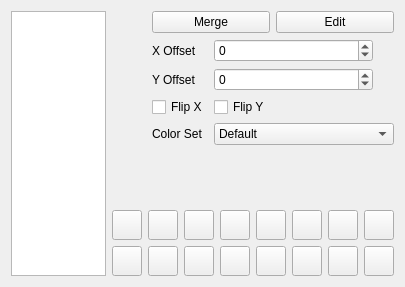
                  <widget class="QWidget" name="Parts">
                   <property name="geometry">
                    <rect>
                     <x>0</x>
                     <y>0</y>
                     <width>405</width>
                     <height>287</height>
                    </rect>
                   </property>
                   <attribute name="label">
                    <string>Parts</string>
                   </attribute>
                   <layout class="QHBoxLayout" name="horizontalLayout_15">
                    <item>
                     <widget class="QListWidget" name="list_frame_parts">
                      <property name="minimumSize">
                       <size>
                        <width>95</width>
                        <height>0</height>
                       </size>
                      </property>
                      <property name="maximumSize">
                       <size>
                        <width>95</width>
                        <height>16777215</height>
                       </size>
                      </property>
                      <property name="selectionMode">
                       <enum>QAbstractItemView::ExtendedSelection</enum>
                      </property>
                     </widget>
                    </item>
                    <item>
                     <layout class="QVBoxLayout" name="verticalLayout_7" stretch="0,0,1">
                      <item>
                       <layout class="QHBoxLayout" name="horizontalLayout_13">
                        <item>
                         <layout class="QVBoxLayout" name="verticalLayout_5">
                          <item>
                           <widget class="QPushButton" name="bt_add_frame_part">
                            <property name="enabled">
                             <bool>true</bool>
                            </property>
                            <property name="minimumSize">
                             <size>
                              <width>34</width>
                              <height>34</height>
                             </size>
                            </property>
                            <property name="maximumSize">
                             <size>
                              <width>34</width>
                              <height>34</height>
                             </size>
                            </property>
                            <property name="styleSheet">
                             <string notr="true">background: none;
border: none;</string>
                            </property>
                            <property name="text">
                             <string/>
                            </property>
                            <property name="icon">
                             <iconset resource="../assets/icons/icons.qrc">
                              <normaloff>:/icons_general/add.png</normaloff>:/icons_general/add.png</iconset>
                            </property>
                            <property name="iconSize">
                             <size>
                              <width>32</width>
                              <height>32</height>
                             </size>
                            </property>
                            <property name="checked">
                             <bool>false</bool>
                            </property>
                           </widget>
                          </item>
                          <item>
                           <widget class="QPushButton" name="bt_remove_frame_part">
                            <property name="enabled">
                             <bool>true</bool>
                            </property>
                            <property name="minimumSize">
                             <size>
                              <width>34</width>
                              <height>34</height>
                             </size>
                            </property>
                            <property name="maximumSize">
                             <size>
                              <width>34</width>
                              <height>34</height>
                             </size>
                            </property>
                            <property name="styleSheet">
                             <string notr="true">background: none;
border: none;</string>
                            </property>
                            <property name="text">
                             <string/>
                            </property>
                            <property name="icon">
                             <iconset resource="../assets/icons/icons.qrc">
                              <normaloff>:/icons_general/trash-can.png</normaloff>:/icons_general/trash-can.png</iconset>
                            </property>
                            <property name="iconSize">
                             <size>
                              <width>32</width>
                              <height>32</height>
                             </size>
                            </property>
                            <property name="checked">
                             <bool>false</bool>
                            </property>
                           </widget>
                          </item>
                          <item>
                           <widget class="QPushButton" name="bt_frame_part_up">
                            <property name="enabled">
                             <bool>true</bool>
                            </property>
                            <property name="minimumSize">
                             <size>
                              <width>34</width>
                              <height>34</height>
                             </size>
                            </property>
                            <property name="maximumSize">
                             <size>
                              <width>34</width>
                              <height>34</height>
                             </size>
                            </property>
                            <property name="styleSheet">
                             <string notr="true">background: none;
border: none;</string>
                            </property>
                            <property name="text">
                             <string/>
                            </property>
                            <property name="icon">
                             <iconset resource="../assets/icons/icons.qrc">
                              <normaloff>:/icons_general/up-arrow.png</normaloff>:/icons_general/up-arrow.png</iconset>
                            </property>
                            <property name="iconSize">
                             <size>
                              <width>32</width>
                              <height>32</height>
                             </size>
                            </property>
                            <property name="checked">
                             <bool>false</bool>
                            </property>
                           </widget>
                          </item>
                          <item>
                           <widget class="QPushButton" name="bt_frame_part_down">
                            <property name="enabled">
                             <bool>true</bool>
                            </property>
                            <property name="minimumSize">
                             <size>
                              <width>34</width>
                              <height>34</height>
                             </size>
                            </property>
                            <property name="maximumSize">
                             <size>
                              <width>34</width>
                              <height>34</height>
                             </size>
                            </property>
                            <property name="styleSheet">
                             <string notr="true">background: none;
border: none;</string>
                            </property>
                            <property name="text">
                             <string/>
                            </property>
                            <property name="icon">
                             <iconset resource="../assets/icons/icons.qrc">
                              <normaloff>:/icons_general/down-arrow.png</normaloff>:/icons_general/down-arrow.png</iconset>
                            </property>
                            <property name="iconSize">
                             <size>
                              <width>32</width>
                              <height>32</height>
                             </size>
                            </property>
                            <property name="checked">
                             <bool>false</bool>
                            </property>
                           </widget>
                          </item>
                          <item>
                           <spacer name="verticalSpacer_3">
                            <property name="orientation">
                             <enum>Qt::Vertical</enum>
                            </property>
                            <property name="sizeHint" stdset="0">
                             <size>
                              <width>20</width>
                              <height>40</height>
                             </size>
                            </property>
                           </spacer>
                          </item>
                         </layout>
                        </item>
                        <item>
                         <layout class="QVBoxLayout" name="verticalLayout_6">
                          <item>
                           <layout class="QHBoxLayout" name="horizontalLayout_12">
                            <item>
                             <widget class="QPushButton" name="bt_merge_frame_parts">
                              <property name="text">
                               <string>Merge</string>
                              </property>
                             </widget>
                            </item>
                            <item>
                             <widget class="QPushButton" name="bt_edit_frame_part">
                              <property name="text">
                               <string>Edit</string>
                              </property>
                             </widget>
                            </item>
                           </layout>
                          </item>
                          <item>
                           <layout class="QFormLayout" name="formLayout_4">
                            <property name="sizeConstraint">
                             <enum>QLayout::SetMaximumSize</enum>
                            </property>
                            <property name="fieldGrowthPolicy">
                             <enum>QFormLayout::AllNonFixedFieldsGrow</enum>
                            </property>
                            <item row="0" column="0">
                             <widget class="QLabel" name="label_12">
                              <property name="text">
                               <string>X Offset</string>
                              </property>
                             </widget>
                            </item>
                            <item row="0" column="1">
                             <widget class="QSpinBox" name="spin_frame_part_off_x">
                              <property name="minimumSize">
                               <size>
                                <width>132</width>
                                <height>0</height>
                               </size>
                              </property>
                              <property name="maximumSize">
                               <size>
                                <width>159</width>
                                <height>16777215</height>
                               </size>
                              </property>
                              <property name="correctionMode">
                               <enum>QAbstractSpinBox::CorrectToNearestValue</enum>
                              </property>
                              <property name="minimum">
                               <number>-32767</number>
                              </property>
                              <property name="maximum">
                               <number>32767</number>
                              </property>
                             </widget>
                            </item>
                            <item row="1" column="0">
                             <widget class="QLabel" name="label_13">
                              <property name="text">
                               <string>Y Offset</string>
                              </property>
                             </widget>
                            </item>
                            <item row="1" column="1">
                             <widget class="QSpinBox" name="spin_frame_part_off_y">
                              <property name="minimumSize">
                               <size>
                                <width>132</width>
                                <height>0</height>
                               </size>
                              </property>
                              <property name="maximumSize">
                               <size>
                                <width>159</width>
                                <height>16777215</height>
                               </size>
                              </property>
                              <property name="correctionMode">
                               <enum>QAbstractSpinBox::CorrectToNearestValue</enum>
                              </property>
                              <property name="minimum">
                               <number>-32767</number>
                              </property>
                              <property name="maximum">
                               <number>32767</number>
                              </property>
                             </widget>
                            </item>
                            <item row="2" column="0">
                             <widget class="QCheckBox" name="ch_frame_part_flip_x">
                              <property name="text">
                               <string>Flip X</string>
                              </property>
                             </widget>
                            </item>
                            <item row="2" column="1">
                             <widget class="QCheckBox" name="ch_frame_part_flip_y">
                              <property name="text">
                               <string>Flip Y</string>
                              </property>
                             </widget>
                            </item>
                            <item row="3" column="0">
                             <widget class="QLabel" name="label_14">
                              <property name="minimumSize">
                               <size>
                                <width>0</width>
                                <height>0</height>
                               </size>
                              </property>
                              <property name="text">
                               <string>Color Set</string>
                              </property>
                             </widget>
                            </item>
                            <item row="3" column="1">
                             <widget class="QComboBox" name="cb_frame_part_color_set">
                              <property name="enabled">
                               <bool>true</bool>
                              </property>
                              <item>
                               <property name="text">
                                <string>Default</string>
                               </property>
                              </item>
                              <item>
                               <property name="text">
                                <string>1</string>
                               </property>
                              </item>
                              <item>
                               <property name="text">
                                <string>2</string>
                               </property>
                              </item>
                              <item>
                               <property name="text">
                                <string>3</string>
                               </property>
                              </item>
                              <item>
                               <property name="text">
                                <string>4</string>
                               </property>
                              </item>
                              <item>
                               <property name="text">
                                <string>5</string>
                               </property>
                              </item>
                              <item>
                               <property name="text">
                                <string>6</string>
                               </property>
                              </item>
                              <item>
                               <property name="text">
                                <string>7</string>
                               </property>
                              </item>
                             </widget>
                            </item>
                           </layout>
                          </item>
                         </layout>
                        </item>
                       </layout>
                      </item>
                      <item>
                       <layout class="QGridLayout" name="gridLayout_4">
                        <item row="1" column="1">
                         <widget class="PaletteButton" name="bt_frame_part_col_9">
                          <property name="enabled">
                           <bool>true</bool>
                          </property>
                          <property name="minimumSize">
                           <size>
                            <width>30</width>
                            <height>30</height>
                           </size>
                          </property>
                          <property name="maximumSize">
                           <size>
                            <width>30</width>
                            <height>30</height>
                           </size>
                          </property>
                          <property name="text">
                           <string/>
                          </property>
                         </widget>
                        </item>
                        <item row="1" column="6">
                         <widget class="PaletteButton" name="bt_frame_part_col_E">
                          <property name="enabled">
                           <bool>true</bool>
                          </property>
                          <property name="minimumSize">
                           <size>
                            <width>30</width>
                            <height>30</height>
                           </size>
                          </property>
                          <property name="maximumSize">
                           <size>
                            <width>30</width>
                            <height>30</height>
                           </size>
                          </property>
                          <property name="text">
                           <string/>
                          </property>
                         </widget>
                        </item>
                        <item row="0" column="4">
                         <widget class="PaletteButton" name="bt_frame_part_col_4">
                          <property name="enabled">
                           <bool>true</bool>
                          </property>
                          <property name="minimumSize">
                           <size>
                            <width>30</width>
                            <height>30</height>
                           </size>
                          </property>
                          <property name="maximumSize">
                           <size>
                            <width>30</width>
                            <height>30</height>
                           </size>
                          </property>
                          <property name="text">
                           <string/>
                          </property>
                         </widget>
                        </item>
                        <item row="1" column="2">
                         <widget class="PaletteButton" name="bt_frame_part_col_A">
                          <property name="enabled">
                           <bool>true</bool>
                          </property>
                          <property name="minimumSize">
                           <size>
                            <width>30</width>
                            <height>30</height>
                           </size>
                          </property>
                          <property name="maximumSize">
                           <size>
                            <width>30</width>
                            <height>30</height>
                           </size>
                          </property>
                          <property name="text">
                           <string/>
                          </property>
                         </widget>
                        </item>
                        <item row="1" column="7">
                         <widget class="PaletteButton" name="bt_frame_part_col_F">
                          <property name="enabled">
                           <bool>true</bool>
                          </property>
                          <property name="minimumSize">
                           <size>
                            <width>30</width>
                            <height>30</height>
                           </size>
                          </property>
                          <property name="maximumSize">
                           <size>
                            <width>30</width>
                            <height>30</height>
                           </size>
                          </property>
                          <property name="text">
                           <string/>
                          </property>
                         </widget>
                        </item>
                        <item row="0" column="1">
                         <widget class="PaletteButton" name="bt_frame_part_col_1">
                          <property name="enabled">
                           <bool>true</bool>
                          </property>
                          <property name="minimumSize">
                           <size>
                            <width>30</width>
                            <height>30</height>
                           </size>
                          </property>
                          <property name="maximumSize">
                           <size>
                            <width>30</width>
                            <height>30</height>
                           </size>
                          </property>
                          <property name="text">
                           <string/>
                          </property>
                         </widget>
                        </item>
                        <item row="0" column="0">
                         <widget class="PaletteButton" name="bt_frame_part_col_0">
                          <property name="enabled">
                           <bool>true</bool>
                          </property>
                          <property name="minimumSize">
                           <size>
                            <width>30</width>
                            <height>30</height>
                           </size>
                          </property>
                          <property name="maximumSize">
                           <size>
                            <width>30</width>
                            <height>30</height>
                           </size>
                          </property>
                          <property name="text">
                           <string/>
                          </property>
                         </widget>
                        </item>
                        <item row="1" column="3">
                         <widget class="PaletteButton" name="bt_frame_part_col_B">
                          <property name="enabled">
                           <bool>true</bool>
                          </property>
                          <property name="minimumSize">
                           <size>
                            <width>30</width>
                            <height>30</height>
                           </size>
                          </property>
                          <property name="maximumSize">
                           <size>
                            <width>30</width>
                            <height>30</height>
                           </size>
                          </property>
                          <property name="text">
                           <string/>
                          </property>
                         </widget>
                        </item>
                        <item row="0" column="3">
                         <widget class="PaletteButton" name="bt_frame_part_col_3">
                          <property name="enabled">
                           <bool>true</bool>
                          </property>
                          <property name="minimumSize">
                           <size>
                            <width>30</width>
                            <height>30</height>
                           </size>
                          </property>
                          <property name="maximumSize">
                           <size>
                            <width>30</width>
                            <height>30</height>
                           </size>
                          </property>
                          <property name="text">
                           <string/>
                          </property>
                         </widget>
                        </item>
                        <item row="0" column="2">
                         <widget class="PaletteButton" name="bt_frame_part_col_2">
                          <property name="enabled">
                           <bool>true</bool>
                          </property>
                          <property name="minimumSize">
                           <size>
                            <width>30</width>
                            <height>30</height>
                           </size>
                          </property>
                          <property name="maximumSize">
                           <size>
                            <width>30</width>
                            <height>30</height>
                           </size>
                          </property>
                          <property name="text">
                           <string/>
                          </property>
                         </widget>
                        </item>
                        <item row="0" column="6">
                         <widget class="PaletteButton" name="bt_frame_part_col_6">
                          <property name="enabled">
                           <bool>true</bool>
                          </property>
                          <property name="minimumSize">
                           <size>
                            <width>30</width>
                            <height>30</height>
                           </size>
                          </property>
                          <property name="maximumSize">
                           <size>
                            <width>30</width>
                            <height>30</height>
                           </size>
                          </property>
                          <property name="text">
                           <string/>
                          </property>
                         </widget>
                        </item>
                        <item row="1" column="5">
                         <widget class="PaletteButton" name="bt_frame_part_col_D">
                          <property name="enabled">
                           <bool>true</bool>
                          </property>
                          <property name="minimumSize">
                           <size>
                            <width>30</width>
                            <height>30</height>
                           </size>
                          </property>
                          <property name="maximumSize">
                           <size>
                            <width>30</width>
                            <height>30</height>
                           </size>
                          </property>
                          <property name="text">
                           <string/>
                          </property>
                         </widget>
                        </item>
                        <item row="1" column="4">
                         <widget class="PaletteButton" name="bt_frame_part_col_C">
                          <property name="enabled">
                           <bool>true</bool>
                          </property>
                          <property name="minimumSize">
                           <size>
                            <width>30</width>
                            <height>30</height>
                           </size>
                          </property>
                          <property name="maximumSize">
                           <size>
                            <width>30</width>
                            <height>30</height>
                           </size>
                          </property>
                          <property name="text">
                           <string/>
                          </property>
                         </widget>
                        </item>
                        <item row="0" column="5">
                         <widget class="PaletteButton" name="bt_frame_part_col_5">
                          <property name="enabled">
                           <bool>true</bool>
                          </property>
                          <property name="minimumSize">
                           <size>
                            <width>30</width>
                            <height>30</height>
                           </size>
                          </property>
                          <property name="maximumSize">
                           <size>
                            <width>30</width>
                            <height>30</height>
                           </size>
                          </property>
                          <property name="text">
                           <string/>
                          </property>
                         </widget>
                        </item>
                        <item row="1" column="0">
                         <widget class="PaletteButton" name="bt_frame_part_col_8">
                          <property name="enabled">
                           <bool>true</bool>
                          </property>
                          <property name="minimumSize">
                           <size>
                            <width>30</width>
                            <height>30</height>
                           </size>
                          </property>
                          <property name="maximumSize">
                           <size>
                            <width>30</width>
                            <height>30</height>
                           </size>
                          </property>
                          <property name="text">
                           <string/>
                          </property>
                         </widget>
                        </item>
                        <item row="0" column="7">
                         <widget class="PaletteButton" name="bt_frame_part_col_7">
                          <property name="enabled">
                           <bool>true</bool>
                          </property>
                          <property name="minimumSize">
                           <size>
                            <width>30</width>
                            <height>30</height>
                           </size>
                          </property>
                          <property name="maximumSize">
                           <size>
                            <width>30</width>
                            <height>30</height>
                           </size>
                          </property>
                          <property name="text">
                           <string/>
                          </property>
                         </widget>
                        </item>
                       </layout>
                      </item>
                      <item>
                       <spacer name="verticalSpacer_4">
                        <property name="orientation">
                         <enum>Qt::Vertical</enum>
                        </property>
                        <property name="sizeHint" stdset="0">
                         <size>
                          <width>20</width>
                          <height>40</height>
                         </size>
                        </property>
                       </spacer>
                      </item>
                     </layout>
                    </item>
                   </layout>
                  </widget>
